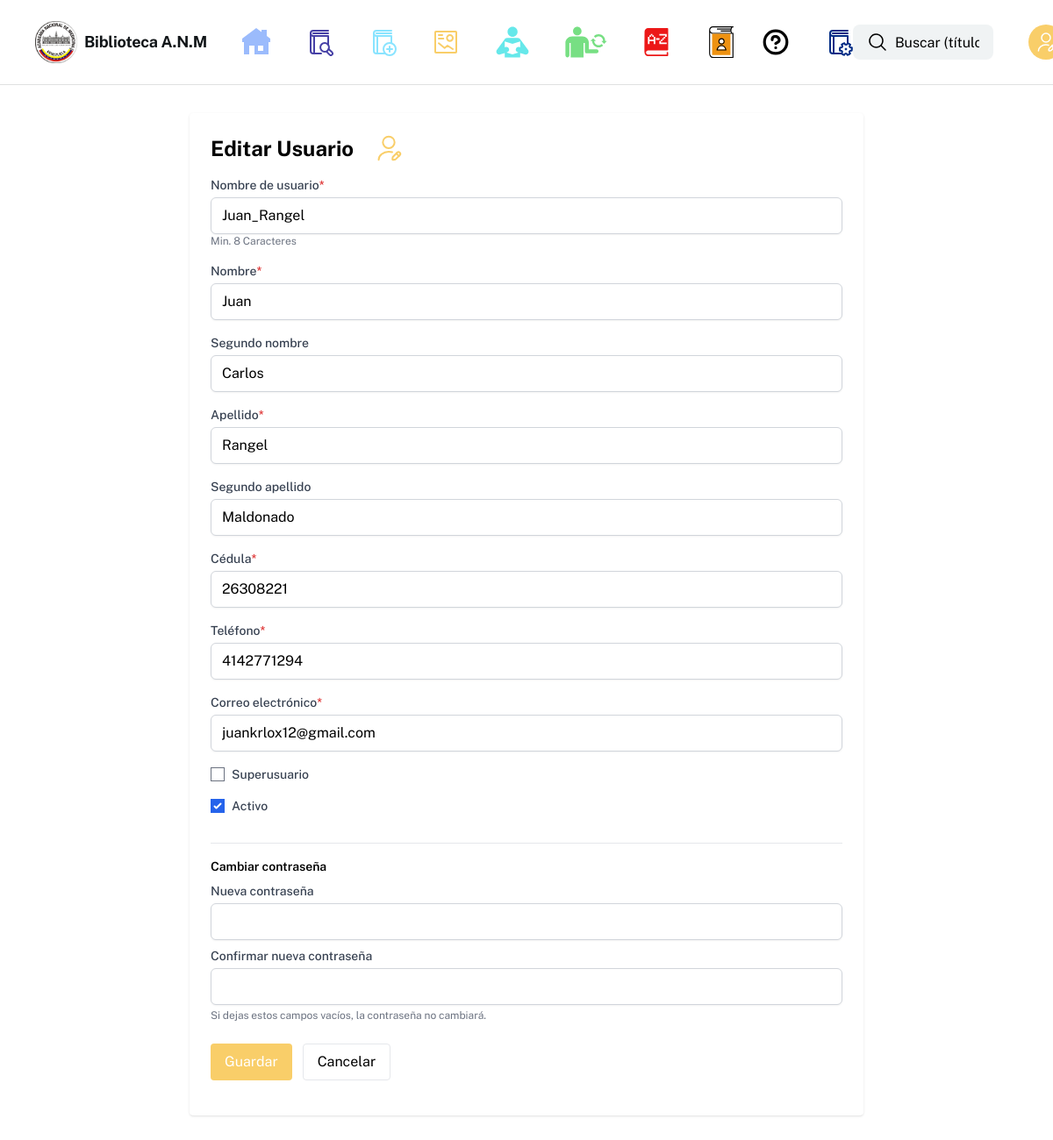
/adminpanel/users/1/edit/ (signed in), run on the app's committed database.
### tasks/models.py (models this page shows)
class User(AbstractUser):
    segundo_nombre = models.CharField("segundo nombre", max_length=150, blank=True)
    segundo_apellido = models.CharField("segundo apellido", max_length=150, blank=True)
    cedula = models.BigIntegerField("cedula", unique=True, null=True, blank=False)
    telefono = models.BigIntegerField("telefono", null=False, blank=False)
    security_question = models.CharField("pregunta de seguridad", max_length=255, null=False, blank=False)
    security_answer = models.CharField("respuesta de seguridad", max_length=255, null=False, blank=False)
    objects = CustomUserManager()
    REQUIRED_FIELDS = ['cedula', 'telefono', 'security_question', 'security_answer', 'email']

### tasks/views.py (the view)
# urls.py: path('adminpanel/users/<int:pk>/edit/', views.admin_user_edit, name='admin_user_edit'),
@_superuser_required
def admin_user_edit(request, pk):
    u = get_object_or_404(User, pk=pk)
    if request.method == 'POST':
        form = UserEditForm(request.POST, instance=u)
        if form.is_valid():
            new1 = request.POST.get('new_password1', '').strip()
            new2 = request.POST.get('new_password2', '').strip()
            if (new1 or new2):
                if new1 != new2:
                    form.add_error(None, 'Las nuevas contraseñas no coinciden.')
                    return render(request, 'admin/user_form.html', {'form': form, 'create': False, 'user_obj': u})
                if len(new1) < 8 or not any(char.isdigit() for char in new1):
                    form.add_error(None, 'La contraseña debe tener al menos 8 caracteres y contener al menos un número.')
                    return render(request, 'admin/user_form.html', {'form': form, 'create': False, 'user_obj': u})
            user_obj = form.save()
            if new1:
                user_obj.set_password(new1)
                user_obj.save()
            messages.success(request, 'Usuario actualizado')
            return redirect('admin_users')
    else:
        form = UserEditForm(instance=u)
    return render(request, 'admin/user_form.html', {'form': form, 'create': False, 'user_obj': u})

### tasks/forms.py
class UserEditForm(djforms.ModelForm):
    class Meta:
        model = User
        fields = ['username','first_name','segundo_nombre','last_name','segundo_apellido','cedula','telefono','email','is_active','is_superuser']

### tasks/templatetags/form_tags.py (called while the page is built)
@register.filter(name='add_class')
def add_class(field, css):
    try:
        widget = field.field.widget
        existing = widget.attrs.get('class', '')
        new = (existing + ' ' + css).strip()
        return field.as_widget(attrs={'class': new})
    except Exception:
        return mark_safe(str(field))

### tasks/views.py (called while the page is built)
def _superuser_required(view_func):
    from functools import wraps
    @wraps(view_func)
    def _wrapped(request, *args, **kwargs):
        if not request.user.is_authenticated or not request.user.is_superuser:
            messages.error(request, 'Acceso denegado: se requiere ser administrador.')
            return redirect('index')
        return view_func(request, *args, **kwargs)
    return _wrapped

### tasks/templates/admin/user_form.html (shortened to what this page needs)
{% extends 'base.html' %}
{% load form_tags %}
{% block content %}
<main class="px-8 py-8">
  <div class="max-w-3xl mx-auto bg-white p-6 rounded shadow">
    <div class="flex flex-no-wrap">
    <h1 class="text-2xl font-bold mb-4">{% if create %}Crear Usuario{% else %}Editar Usuario{% endif %}</h1>
    </div>
    <form method="post">{% csrf_token %}
      <div class="grid grid-cols-1 gap-4">
        {% if form.username %}
        <div>
          <label class="flex flex-no-wrap block text-sm font-medium text-gray-700">Nombre de usuario<p class="text-red-600">*</p></label>
          {{ form.username|add_class:"mt-1 block w-full rounded-md border-gray-300 shadow-sm" }}
          {% if form.username.help_text %}<p class="text-xs text-gray-500">Min. 8 Caracteres</p>{% endif %}
        </div>
        {% endif %}
        {% if form.first_name %}
        <div>
          <label class="flex flex-no-wrap block text-sm font-medium text-gray-700">Nombre<p class="text-red-600">*</p></label>
          {{ form.first_name|add_class:"mt-1 block w-full rounded-md border-gray-300 shadow-sm" }}
        </div>
        {% endif %}
        {% if form.segundo_nombre %}
        <div>
          <label class="block text-sm font-medium text-gray-700">Segundo nombre</label>
          {{ form.segundo_nombre|add_class:"mt-1 block w-full rounded-md border-gray-300 shadow-sm" }}
        </div>
        {% endif %}
        {% if form.last_name %}
        <div>
          <label class="flex flex-no-wrap block text-sm font-medium text-gray-700">Apellido<p class="text-red-600">*</p></label>
          {{ form.last_name|add_class:"mt-1 block w-full rounded-md border-gray-300 shadow-sm" }}
        </div>
        {% endif %}
        {% if form.segundo_apellido %}
        <div>
          <label class="block text-sm font-medium text-gray-700">Segundo apellido</label>
          {{ form.segundo_apellido|add_class:"mt-1 block w-full rounded-md border-gray-300 shadow-sm" }}
        </div>
        {% endif %}
        {% if form.cedula %}
        <div>
          <label class="flex flex-no-wrap block text-sm font-medium text-gray-700">Cédula<p class="text-red-600">*</p></label>
          {{ form.cedula|add_class:"mt-1 block w-full rounded-md border-gray-300 shadow-sm" }}
        </div>
        {% endif %}
        {% if form.telefono %}
        <div>
          <label class="flex flex-no-wrap block text-sm font-medium text-gray-700">Teléfono<p class="text-red-600">*</p></label>
          {{ form.telefono|add_class:"mt-1 block w-full rounded-md border-gray-300 shadow-sm" }}
        </div>
        {% endif %}
        {% if form.email %}
        <div>
          <label class="flex flex-no-wrap block text-sm font-medium text-gray-700">Correo electrónico<p class="text-red-600">*</p></label>
          {{ form.email|add_class:"mt-1 block w-full rounded-md border-gray-300 shadow-sm" }}
        </div>
        {% endif %}
        {% if form.is_superuser %}
        <div>
          <label class="inline-flex items-center gap-2">
            {{ form.is_superuser }}
            <span class="text-sm font-medium text-gray-700">Superusuario</span>
          </label>
        </div>
        {% endif %}
        {% if form.is_active %}
        <div>
          <label class="inline-flex items-center gap-2">
            {{ form.is_active }}
            <span class="text-sm font-medium text-gray-700">Activo</span>
          </label>
        </div>
        {% endif %}
        {% if not create %}
          <div class="pt-4 border-t mt-4">
            <h3 class="text-sm font-semibold mb-2">Cambiar contraseña</h3>
            <label class="block text-sm font-medium text-gray-700">Nueva contraseña</label>
            <input type="password" name="new_password1" class="mt-1 block w-full rounded-md border-gray-300 shadow-sm" />
            <label class="block text-sm font-medium text-gray-700 mt-2">Confirmar nueva contraseña</label>
            <input type="password" name="new_password2" class="mt-1 block w-full rounded-md border-gray-300 shadow-sm" />
            <p class="text-xs text-gray-500 mt-1">Si dejas estos campos vacíos, la contraseña no cambiará.</p>
          </div>
        {% endif %}
      </div>
      <div class="mt-6 flex gap-3">
        <button type="submit" class="bg-[#F9CE69] text-white px-4 py-2 rounded">Guardar</button>
        <a href="{% url 'admin_users' %}" class="px-4 py-2 rounded border">Cancelar</a>
      </div>
    </form>
  </div>
</main>
{% endblock %}

### data on the page
User: username "Juan_Rangel", first_name "Juan", segundo_nombre "Carlos", last_name "Rangel", segundo_apellido "Maldonado", cedula "26308221", telefono "4142771294", email "juankrlox12@gmail.com", is_active "☑"
